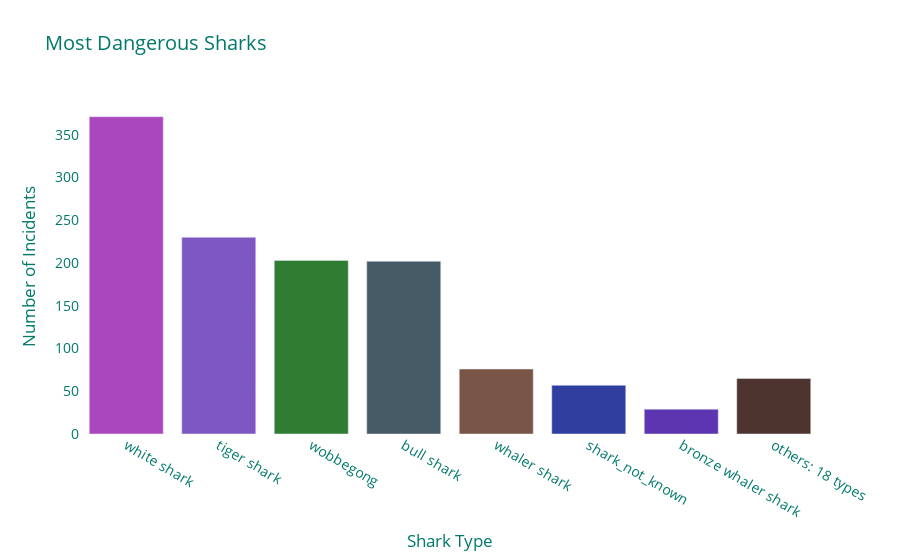

Notebook source saved alongside this figure:
### Markdown cell above
# Dangerous sharks

### Code cell
shark_counts = shark_data["shark_common_name"].value_counts().reset_index()
shark_counts.columns = ["shark_common_name", "count"]


top_5_sharks = shark_counts.head(7)
others = shark_counts.iloc[7:]
num_others = others["shark_common_name"].nunique()
others_count = others["count"].sum()
others_row = pd.DataFrame(
    [
        {
            "shark_common_name": f"others: {num_others} types",
            "count": others_count,
        }
    ]
)
top_5_sharks = pd.concat([top_5_sharks, others_row], ignore_index=True)

others_text = "<br>".join(
    [
        f"{row['shark_common_name']}: {row['count']} incidents"
        for _, row in others.iterrows()
    ]
)


top_5_sharks.loc[
    top_5_sharks["shark_common_name"] == f"others: {num_others} types",
    "hover_text",
] = others_text

top_5_sharks["hover_text"] = top_5_sharks["hover_text"].fillna(
    top_5_sharks["shark_common_name"]
    + ": "
    + top_5_sharks["count"].astype(str)
    + " incidents"
)

colors = [
    "#ab47bc",
    "#7e57c2",
    "#2e7d32",
    "#455a64",
    "#795548",
    "#303f9f",
    "#5e35b1",
    "#4e342e",
]

fig = px.bar(
    top_5_sharks,
    x="shark_common_name",
    y="count",
    title="Most Dangerous Sharks",
    labels={"shark_common_name": "Shark Type", "count": "Number of Incidents"},
    color="shark_common_name",
    color_discrete_sequence=colors,
    text="hover_text",
)

fig.update_traces(
    hovertemplate="%{text}",
    textposition="none",
)

fig.update_layout(
    font=dict(color="#00796b", size=14),
    plot_bgcolor="rgba(0,0,0,0)",
    paper_bgcolor="rgba(0,0,0,0)",
    xaxis_title="Shark Type",
    yaxis_title="Number of Incidents",
    showlegend=False,
)

fig.show()

### Figure 1 — Plotly figure (JSON) as saved in the notebook; plotly's stock layout.template omitted (floating-point values rounded to 4 significant figures)
{"data": [{"alignmentgroup": "True", "hovertemplate": "%{text}", "legendgroup": "white shark", "marker": {"color": "#ab47bc", "pattern": {"shape": ""}}, "name": "white shark", "offsetgroup": "white shark", "orientation": "v", "showlegend": true, "text": ["white shark: 371 incidents"], "textposition": "none", "type": "bar", "x": ["white shark"], "xaxis": "x", "y": [371], "yaxis": "y"}, {"alignmentgroup": "True", "hovertemplate": "%{text}", "legendgroup": "tiger shark", "marker": {"color": "#7e57c2", "pattern": {"shape": ""}}, "name": "tiger shark", "offsetgroup": "tiger shark", "orientation": "v", "showlegend": true, "text": ["tiger shark: 230 incidents"], "textposition": "none", "type": "bar", "x": ["tiger shark"], "xaxis": "x", "y": [230], "yaxis": "y"}, {"alignmentgroup": "True", "hovertemplate": "%{text}", "legendgroup": "wobbegong", "marker": {"color": "#2e7d32", "pattern": {"shape": ""}}, "name": "wobbegong", "offsetgroup": "wobbegong", "orientation": "v", "showlegend": true, "text": ["wobbegong: 203 incidents"], "textposition": "none", "type": "bar", "x": ["wobbegong"], "xaxis": "x", "y": [203], "yaxis": "y"}, {"alignmentgroup": "True", "hovertemplate": "%{text}", "legendgroup": "bull shark", "marker": {"color": "#455a64", "pattern": {"shape": ""}}, "name": "bull shark", "offsetgroup": "bull shark", "orientation": "v", "showlegend": true, "text": ["bull shark: 202 incidents"], "textposition": "none", "type": "bar", "x": ["bull shark"], "xaxis": "x", "y": [202], "yaxis": "y"}, {"alignmentgroup": "True", "hovertemplate": "%{text}", "legendgroup": "whaler shark", "marker": {"color": "#795548", "pattern": {"shape": ""}}, "name": "whaler shark", "offsetgroup": "whaler shark", "orientation": "v", "showlegend": true, "text": ["whaler shark: 76 incidents"], "textposition": "none", "type": "bar", "x": ["whaler shark"], "xaxis": "x", "y": [76], "yaxis": "y"}, {"alignmentgroup": "True", "hovertemplate": "%{text}", "legendgroup": "shark_not_known", "marker": {"color": "#303f9f", "pattern": {"shape": ""}}, "name": "shark_not_known", "offsetgroup": "shark_not_known", "orientation": "v", "showlegend": true, "text": ["shark_not_known: 57 incidents"], "textposition": "none", "type": "bar", "x": ["shark_not_known"], "xaxis": "x", "y": [57], "yaxis": "y"}, {"alignmentgroup": "True", "hovertemplate": "%{text}", "legendgroup": "bronze whaler shark", "marker": {"color": "#5e35b1", "pattern": {"shape": ""}}, "name": "bronze whaler shark", "offsetgroup": "bronze whaler shark", "orientation": "v", "showlegend": true, "text": ["bronze whaler shark: 29 incidents"], "textposition": "none", "type": "bar", "x": ["bronze whaler shark"], "xaxis": "x", "y": [29], "yaxis": "y"}, {"alignmentgroup": "True", "hovertemplate": "%{text}", "legendgroup": "others: 18 types", "marker": {"color": "#4e342e", "pattern": {"shape": ""}}, "name": "others: 18 types", "offsetgroup": "others: 18 types", "orientation": "v", "showlegend": true, "text": ["grey nurse shark: 9 incidents<br>grey reef shark: 8 incidents<br>whitetip reef shark: 7 incidents<br>unknown: 7 incidents<br>lemon shark: 6 incidents<br>dusky shark: 5 incidents<br>hammerhead shark : 5 incidents<br>blacktip reef shark: 4 incidents<br>galapagos shark: 3 incidents<br>shortfin mako shark: 2 incidents<br>broadnose sevengill shark: 2 incidents<br>blind shark: 1 incidents<br>port jackson shark: 1 incidents<br>school shark: 1 incidents<br>silvertip shark: 1 incidents<br>sevengill shark: 1 incidents<br>dogfish: 1 incidents<br>seven gill shark : 1 incidents"], "textposition": "none", "type": "bar", "x": ["others: 18 types"], "xaxis": "x", "y": [65], "yaxis": "y"}], "layout": {"barmode": "relative", "font": {"color": "#00796b", "size": 14}, "legend": {"title": {"text": "Shark Type"}, "tracegroupgap": 0}, "paper_bgcolor": "rgba(0,0,0,0)", "plot_bgcolor": "rgba(0,0,0,0)", "showlegend": false, "title": {"text": "Most Dangerous Sharks"}, "xaxis": {"anchor": "y", "categoryarray": ["white shark", "tiger shark", "wobbegong", "bull shark", "whaler shark", "shark_not_known", "bronze whaler shark", "others: 18 types"], "categoryorder": "array", "domain": [0, 1], "title": {"text": "Shark Type"}}, "yaxis": {"anchor": "x", "domain": [0, 1], "title": {"text": "Number of Incidents"}}}}
